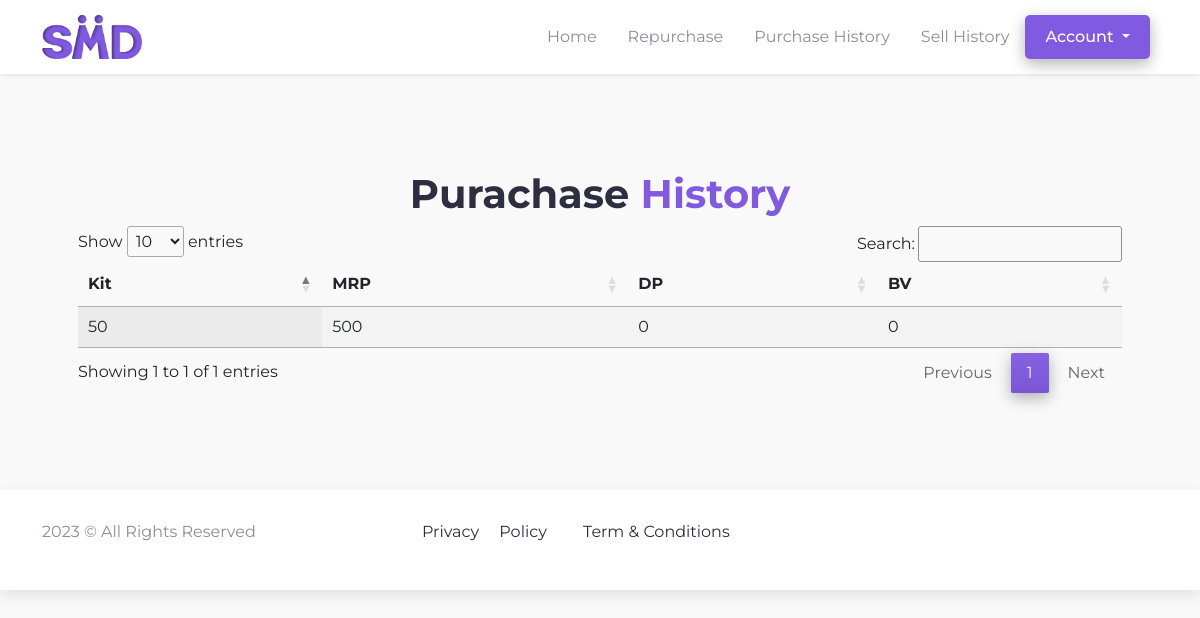
Page /franchise/purchase-history (signed in) on the committed database.
### franchise/models.py (models this page shows, shortened)
class Sell(models.Model):
    id = models.AutoField(primary_key=True)
    supplier = models.ForeignKey(Franchise, on_delete=models.CASCADE)
    kit = models.PositiveIntegerField()
    MRP = models.PositiveIntegerField()
    DP = models.PositiveIntegerField()
    BV = models.PositiveIntegerField()

### franchise/views.py (the view)
# urls.py: path("purchase-history", views.purchaseHistory, name="purchase-history"),
@login_required
def purchaseHistory(request):
    user = User.objects.get(username=request.user)
    supplier = Franchise.objects.get(user=user)
    history = Sell.objects.filter(supplier=supplier)
    context = {
        "history":history
    }
    return render(request, "franchise/pages/purchase.html", context)

### template/franchise/pages/purchase.html (shortened to what this page needs)
{% extends "../base.html" %}
{% block title %}Purachase History{% endblock title %}{% block css %}
<link
  rel="stylesheet"
  href="https://cdn.datatables.net/1.13.6/css/jquery.dataTables.css"
/>
<link
  rel="stylesheet"
  href="https://cdn.datatables.net/responsive/2.5.0/css/responsive.bootstrap5.min.css"
/>
{% endblock css %}
{% block content %}
<section id="profile">
    <div class="container my-5 p-5">
      <h1 class="text-center">Purachase <span>History</span></h1>
      <table id="myTable" class="display">
        <thead>
          <tr>
            <th>Kit</th>
            <th>MRP</th>
            <th>DP</th>
            <th>BV</th>
          </tr>
        </thead>
        <tbody>
          {% for data in history %}
             <tr>
              <td>{{ data.kit }}</td>
              <td>{{ data.MRP}}</td>
              <td>{{ data.DP}}</td>
              <td>{{ data.BV}}</td>
             </tr>
          {% endfor %}
        </tbody>
      </table>
    </div>
</section>
{% endblock content %}

### static/client/css/style.css (style rules this page uses)
* { margin: 0; padding: 0; list-style-type: none; text-decoration: none !important; box-sizing: border-box; font-family: 'Montserrat', sans-serif; }
:root { --blue1: #6F83FF; --blue: #815AE2; --pink: #FF8BB9; --black: #2F2E41; --bg: #F9F1FE; --white: #FFFFFF; --grey: #89909a; --success-bg: #E6F9F1; --success: #18C57E; --bg2: #f9f9f9; }
html, body { height: 100%; width: 100%; background-color: var(--bg2); }
h1 { font-weight: 55px !important; font-weight: 700; color: var(--black); }
span { color: var(--blue); }

### rows in the picture
Sell: kit "50", MRP "500", DP "0", BV "0"
